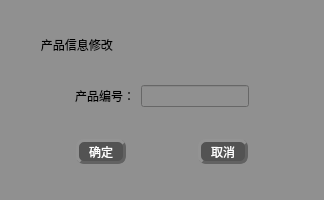
<?xml version="1.0" encoding="UTF-8"?>
<ui version="4.0">
 <class>product_modify</class>
 <widget class="QWidget" name="product_modify">
  <property name="geometry">
   <rect>
    <x>0</x>
    <y>0</y>
    <width>324</width>
    <height>200</height>
   </rect>
  </property>
  <property name="minimumSize">
   <size>
    <width>300</width>
    <height>200</height>
   </size>
  </property>
  <property name="maximumSize">
   <size>
    <width>324</width>
    <height>200</height>
   </size>
  </property>
  <property name="windowTitle">
   <string>Form</string>
  </property>
  <property name="styleSheet">
   <string notr="true">font: 75 12pt &quot;楷体&quot;;
background-color: rgb(144, 144, 144);
color:rgb(0, 0, 0)</string>
  </property>
  <layout class="QVBoxLayout" name="verticalLayout">
   <item>
    <spacer name="verticalSpacer_4">
     <property name="orientation">
      <enum>Qt::Vertical</enum>
     </property>
     <property name="sizeHint" stdset="0">
      <size>
       <width>20</width>
       <height>40</height>
      </size>
     </property>
    </spacer>
   </item>
   <item>
    <layout class="QHBoxLayout" name="horizontalLayout">
     <item>
      <widget class="QLabel" name="label">
       <property name="styleSheet">
        <string notr="true">font: 75 14pt &quot;楷体&quot;;</string>
       </property>
       <property name="text">
        <string>         产品信息修改</string>
       </property>
      </widget>
     </item>
    </layout>
   </item>
   <item>
    <spacer name="verticalSpacer_3">
     <property name="orientation">
      <enum>Qt::Vertical</enum>
     </property>
     <property name="sizeHint" stdset="0">
      <size>
       <width>20</width>
       <height>40</height>
      </size>
     </property>
    </spacer>
   </item>
   <item>
    <layout class="QHBoxLayout" name="horizontalLayout_2">
     <item>
      <spacer name="horizontalSpacer">
       <property name="orientation">
        <enum>Qt::Horizontal</enum>
       </property>
       <property name="sizeHint" stdset="0">
        <size>
         <width>40</width>
         <height>20</height>
        </size>
       </property>
      </spacer>
     </item>
     <item>
      <widget class="QLabel" name="label_2">
       <property name="text">
        <string>产品编号：</string>
       </property>
      </widget>
     </item>
     <item>
      <widget class="QLineEdit" name="lineEdit"/>
     </item>
     <item>
      <spacer name="horizontalSpacer_2">
       <property name="orientation">
        <enum>Qt::Horizontal</enum>
       </property>
       <property name="sizeHint" stdset="0">
        <size>
         <width>40</width>
         <height>20</height>
        </size>
       </property>
      </spacer>
     </item>
    </layout>
   </item>
   <item>
    <spacer name="verticalSpacer_2">
     <property name="orientation">
      <enum>Qt::Vertical</enum>
     </property>
     <property name="sizeHint" stdset="0">
      <size>
       <width>20</width>
       <height>40</height>
      </size>
     </property>
    </spacer>
   </item>
   <item>
    <layout class="QHBoxLayout" name="horizontalLayout_3">
     <item>
      <spacer name="horizontalSpacer_3">
       <property name="orientation">
        <enum>Qt::Horizontal</enum>
       </property>
       <property name="sizeHint" stdset="0">
        <size>
         <width>40</width>
         <height>20</height>
        </size>
       </property>
      </spacer>
     </item>
     <item>
      <widget class="QPushButton" name="pushButton_2">
       <property name="minimumSize">
        <size>
         <width>50</width>
         <height>25</height>
        </size>
       </property>
       <property name="maximumSize">
        <size>
         <width>50</width>
         <height>25</height>
        </size>
       </property>
       <property name="styleSheet">
        <string notr="true">QPushButton{
font: 75 11pt &quot;微软雅黑&quot;;
color:rgb(255, 255, 255);
background-color: rgb(83, 83, 83);
border-radius: 8px;
border: 3px groove rgb(98, 98, 98);
border-style: outset;
}
QPushButton:pressed{
border-style: inset;
}
QPushButton:hover{
background-color:rgb(0, 0, 0);
}

</string>
       </property>
       <property name="text">
        <string>确定</string>
       </property>
      </widget>
     </item>
     <item>
      <spacer name="horizontalSpacer_5">
       <property name="orientation">
        <enum>Qt::Horizontal</enum>
       </property>
       <property name="sizeHint" stdset="0">
        <size>
         <width>40</width>
         <height>20</height>
        </size>
       </property>
      </spacer>
     </item>
     <item>
      <widget class="QPushButton" name="pushButton">
       <property name="minimumSize">
        <size>
         <width>50</width>
         <height>25</height>
        </size>
       </property>
       <property name="maximumSize">
        <size>
         <width>50</width>
         <height>25</height>
        </size>
       </property>
       <property name="styleSheet">
        <string notr="true">QPushButton{
font: 75 11pt &quot;微软雅黑&quot;;
color:rgb(255, 255, 255);
background-color: rgb(83, 83, 83);
border-radius: 8px;
border: 3px groove rgb(98, 98, 98);
border-style: outset;
}
QPushButton:pressed{
border-style: inset;
}
QPushButton:hover{
background-color:rgb(0, 0, 0);
}

</string>
       </property>
       <property name="text">
        <string>取消</string>
       </property>
      </widget>
     </item>
     <item>
      <spacer name="horizontalSpacer_4">
       <property name="orientation">
        <enum>Qt::Horizontal</enum>
       </property>
       <property name="sizeHint" stdset="0">
        <size>
         <width>40</width>
         <height>20</height>
        </size>
       </property>
      </spacer>
     </item>
    </layout>
   </item>
   <item>
    <spacer name="verticalSpacer">
     <property name="orientation">
      <enum>Qt::Vertical</enum>
     </property>
     <property name="sizeHint" stdset="0">
      <size>
       <width>20</width>
       <height>40</height>
      </size>
     </property>
    </spacer>
   </item>
  </layout>
 </widget>
 <resources/>
 <connections/>
</ui>
